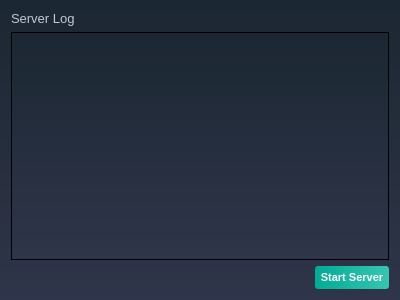
<?xml version="1.0" encoding="UTF-8"?>
<ui version="4.0">
 <class>ServerWindow</class>
 <widget class="QWidget" name="ServerWindow">
  <property name="geometry">
   <rect>
    <x>0</x>
    <y>0</y>
    <width>400</width>
    <height>300</height>
   </rect>
  </property>
  <property name="windowTitle">
   <string>Qt Simple Chat Server</string>
  </property>
  <property name="styleSheet">
   <string notr="true">/*-----QWidget-----*/

QWidget

{

	background-color: qlineargradient(spread:repeat, x1:1, y1:0, x2:1, y2:1, stop:0 rgba(27, 39, 50, 255),stop:1 rgba(47, 53, 74, 255));

	color: #000000;



}





/*-----QLabel-----*/

QLabel

{

	background-color: transparent;

	color: #c2c7d5;

	font-size: 13px;



}





/*-----QPushButton-----*/

QPushButton

{

	background-color: qlineargradient(spread:pad, x1:0, y1:0.511, x2:1, y2:0.511, stop:0 rgba(0, 172, 149, 255),stop:0.995192 rgba(54, 197, 177, 255));

	color: #fff;

	font-size: 11px;

	font-weight: bold;

	border: none;

	border-radius: 3px;

	padding: 5px;



}





QPushButton::pressed

{

	background-color: qlineargradient(spread:pad, x1:0, y1:0.511, x2:1, y2:0.511, stop:0 rgba(0, 207, 179, 255),stop:1 rgba(70, 255, 230, 255));



}





/*-----QCheckBox-----*/

QCheckBox

{

	background-color: transparent;

	color: #fff;

	font-size: 10px;

	font-weight: bold;

	border: none;

	border-radius: 5px;



}





/*-----QCheckBox-----*/

QCheckBox::indicator

{

    color: #b1b1b1;

    background-color: #323232;

    border: 1px solid darkgray;

    width: 12px;

    height: 12px;



}





QCheckBox::indicator:checked

{

    image:url(&quot;./ressources/check.png&quot;);

	background-color: qlineargradient(spread:pad, x1:0, y1:0.511, x2:1, y2:0.511, stop:0 rgba(0, 172, 149, 255),stop:0.995192 rgba(54, 197, 177, 255));;

    border: 1px solid #607cff;



}





QCheckBox::indicator:unchecked:hover

{

    border: 1px solid #08b099;



}





QCheckBox::disabled

{

	color: #656565;



}





QCheckBox::indicator:disabled

{

	background-color: #656565;

	color: #656565;

    border: 1px solid #656565;



}





/*-----QLineEdit-----*/

QLineEdit

{

	background-color: #c2c7d5;

	color: #000;

	font-weight: bold;

	border: none;

	border-radius: 2px;

	padding: 3px;



}







/*-----QListView-----*/

QListView

{

	background-color: qlineargradient(spread:pad, x1:1, y1:0, x2:1, y2:1, stop:0 rgba(50, 61, 80, 255),stop:1 rgba(44, 49, 69, 255));

	color: #fff;

	font-size: 12px;

	font-weight: bold;

	border: 1px solid #191919;

	show-decoration-selected: 0;



}





QListView::item

{

	color: #31cecb;

	background-color: #454e5e;

	border: none;

	padding: 5px;

	border-radius: 0px;

	padding-left : 10px;

	height: 42px;



}



QListView::item:selected

{

	color: #31cecb;

	background-color: #454e5e;



}





QListView::item:!selected

{

	color:white;

	background-color: transparent;

	border: none;

	padding-left : 10px;



}





QListView::item:!selected:hover

{

	color: #bbbcba;

	background-color: #454e5e;

	border: none;

	padding-left : 10px;



}





/*-----QTreeView-----*/

QTreeView 

{

	background-color: #232939;

	show-decoration-selected: 0;

	color: #c2c8d7;



}





QTreeView::item 

{

	border-top-color: transparent;

	border-bottom-color: transparent;



}





QTreeView::item:hover 

{

	background-color: #606060;

	color: #fff;



}





QTreeView::item:selected 

{

	background-color: #0ab19a;

	color: #fff;



}





QTreeView::item:selected:active

{

	background-color: #0ab19a;

	color: #fff;



}





QTreeView::branch:has-children:!has-siblings:closed,

QTreeView::branch:closed:has-children:has-siblings 

{

	image: url(://tree-closed.png);



}



QTreeView::branch:open:has-children:!has-siblings,

QTreeView::branch:open:has-children:has-siblings  

{

	image: url(://tree-open.png);



}





/*-----QTableView &amp; QTableWidget-----*/

QTableView

{

    background-color: #232939;

	border: 1px solid gray;

    color: #f0f0f0;

    gridline-color: #232939;

    outline : 0;



}





QTableView::disabled

{

    background-color: #242526;

    border: 1px solid #32414B;

    color: #656565;

    gridline-color: #656565;

    outline : 0;



}





QTableView::item:hover 

{

    background-color: #606060;

    color: #f0f0f0;



}





QTableView::item:selected 

{

	background-color: #0ab19a;

    color: #F0F0F0;



}





QTableView::item:selected:disabled

{

    background-color: #1a1b1c;

    border: 2px solid #525251;

    color: #656565;



}





QTableCornerButton::section

{

	background-color: #343a49;

    color: #fff;



}





QHeaderView::section

{

	color: #fff;

	border-top: 0px;

	border-bottom: 1px solid gray;

	border-right: 1px solid gray;

	background-color: #343a49;

    margin-top:1px;

	margin-bottom:1px;

	padding: 5px;



}





QHeaderView::section:disabled

{

    background-color: #525251;

    color: #656565;



}





QHeaderView::section:checked

{

    color: #fff;

    background-color: #0ab19a;



}





QHeaderView::section:checked:disabled

{

    color: #656565;

    background-color: #525251;



}





QHeaderView::section::vertical::first,

QHeaderView::section::vertical::only-one

{

    border-top: 1px solid #353635;



}





QHeaderView::section::vertical

{

    border-top: 1px solid #353635;



}





QHeaderView::section::horizontal::first,

QHeaderView::section::horizontal::only-one

{

    border-left: 1px solid #353635;



}





QHeaderView::section::horizontal

{

    border-left: 1px solid #353635;



}





/*-----QScrollBar-----*/

QScrollBar:horizontal 

{

    background-color: transparent;

    height: 8px;

    margin: 0px;

    padding: 0px;



}





QScrollBar::handle:horizontal 

{

    border: none;

	min-width: 100px;

    background-color: #56576c;



}





QScrollBar::add-line:horizontal, 

QScrollBar::sub-line:horizontal,

QScrollBar::add-page:horizontal, 

QScrollBar::sub-page:horizontal 

{

    width: 0px;

    background-color: transparent;



}





QScrollBar:vertical 

{

    background-color: transparent;

    width: 8px;

    margin: 0;



}





QScrollBar::handle:vertical 

{

    border: none;

	min-height: 100px;

    background-color: #56576c;



}





QScrollBar::add-line:vertical, 

QScrollBar::sub-line:vertical,

QScrollBar::add-page:vertical, 

QScrollBar::sub-page:vertical 

{

    height: 0px;

    background-color: transparent;



}

QGroupBox  {

    border: 1px solid gray;

    border-color: qlineargradient(spread:pad, x1:0, y1:0.511, x2:1, y2:0.511, stop:0 rgba(0, 172, 149, 255),stop:0.995192 rgba(54, 197, 177, 255));;

    margin-top: 27px;

    font-size: 14px;

    border-radius: 15px;

}



QGroupBox::title  {

    subcontrol-origin: margin;

    subcontrol-position: top center;

    padding: 5px 8000px 5px 8000px;

    background-color: qlineargradient(spread:pad, x1:0, y1:0.511, x2:1, y2:0.511, stop:0 rgba(0, 172, 149, 255),stop:0.995192 rgba(54, 197, 177, 255));;

    color: rgb(255, 255, 255);

}

QLineEdit {

    border: 2px solid gray;

    border-radius: 10px;

    padding: 0 8px;

    background: white;

    selection-background-color: darkgray;

}

QComboBox {

    border: 2px solid grey;

    border-radius: 10px;

    padding: 0 8px;

    min-width: 6em;

}



QComboBox:editable {

    background: white;

}



QComboBox:!editable, QComboBox::drop-down:editable {

     background: white;

}



/* QComboBox gets the &quot;on&quot; state when the popup is open */

QComboBox:!editable:on, QComboBox::drop-down:editable:on {

    background: qlineargradient(x1: 0, y1: 0, x2: 0, y2: 1,

                                stop: 0 #D3D3D3, stop: 0.4 #D8D8D8,

                                stop: 0.5 #DDDDDD, stop: 1.0 #E1E1E1);

}



QComboBox:on { /* shift the text when the popup opens */

    padding-top: 3px;

    padding-left: 4px;

}



QComboBox::drop-down {

    subcontrol-origin: padding;

    subcontrol-position: top right;

    width: 15px;



    border-left-width: 1px;

    border-left-color: darkgray;

    border-left-style: solid; /* just a single line */

    border-top-right-radius: 10px; /* same radius as the QComboBox */

    border-bottom-right-radius: 10px;

}



QComboBox::down-arrow {

    image: url(/usr/share/icons/crystalsvg/16x16/actions/1downarrow.png);

}



QComboBox::down-arrow:on { /* shift the arrow when popup is open */

    top: 1px;

    left: 1px;

}

QComboBox QAbstractItemView {

    border: 2px solid gray;

    selection-background-color: lightgray;

}

QTabWidget::pane { /* The tab widget frame */

    border-top: 2px solid #C2C7CB;

}



QTabWidget::tab-bar {

    left: 5px; /* move to the right by 5px */

}



/* Style the tab using the tab sub-control. Note that

    it reads QTabBar _not_ QTabWidget */

QTabBar::tab {

    background: qlineargradient(x1: 0, y1: 0, x2: 0, y2: 1,

                                stop: 0 #E1E1E1, stop: 0.4 #DDDDDD,

                                stop: 0.5 #D8D8D8, stop: 1.0 #D3D3D3);

    border: 2px solid qlineargradient(spread:pad, x1:0, y1:0.511, x2:1, y2:0.511, stop:0 rgba(0, 172, 149, 255),stop:0.995192 rgba(54, 197, 177, 255));;

    border-bottom-color: #C2C7CB; /* same as the pane color */

    border-top-left-radius: 4px;

    border-top-right-radius: 4px;

    min-width: 8ex;

    padding: 2px;

}



QTabBar::tab:selected, QTabBar::tab:hover {

    background: qlineargradient(spread:pad, x1:0, y1:0.511, x2:1, y2:0.511, stop:0 rgba(0, 172, 149, 255),stop:0.995192 rgba(54, 197, 177, 255));

}



QTabBar::tab:selected {

    border-color:qlineargradient(spread:pad, x1:0, y1:0.511, x2:1, y2:0.511, stop:0 rgba(0, 172, 149, 255),stop:0.995192 rgba(54, 197, 177, 255));

    border-bottom-color: #C2C7CB; /* same as pane color */

}



QTabBar::tab:!selected {

    margin-top: 2px; /* make non-selected tabs look smaller */

}



/* make use of negative margins for overlapping tabs */

QTabBar::tab:selected {

    /* expand/overlap to the left and right by 4px */

    margin-left: -4px;

    margin-right: -4px;

}



QTabBar::tab:first:selected {

    margin-left: 0; /* the first selected tab has nothing to overlap with on the left */

}



QTabBar::tab:last:selected {

    margin-right: 0; /* the last selected tab has nothing to overlap with on the right */

}



QTabBar::tab:only-one {

    margin: 0; /* if there is only one tab, we don't want overlapping margins */

}

QRadioButton{



	color:white;

	font:solid;

}

QDateEdit

{

    background-color: white;

	border: 2px solid grey;

    border-radius: 10px;

    padding: 0 8px;

    spacing: 5px; 

    min-width: 6em;

}





QDateEdit::drop-down {

    image: url(:/new/myapp/cbarrowdn.png);

    width:50px;

    height:15px;

    subcontrol-position: right top;

    subcontrol-origin:margin;

    background-color: white;

   	border: 2px solid grey;

    border-radius: 10px;

    padding: 0 8px;

    spacing: 5px; 

    min-width: 6em;

   spacing: 5px; 

}</string>
  </property>
  <layout class="QGridLayout" name="gridLayout">
   <item row="0" column="0" colspan="2">
    <widget class="QLabel" name="label">
     <property name="text">
      <string>Server Log</string>
     </property>
    </widget>
   </item>
   <item row="1" column="0" colspan="2">
    <widget class="QPlainTextEdit" name="logEditor">
     <property name="readOnly">
      <bool>true</bool>
     </property>
    </widget>
   </item>
   <item row="2" column="0">
    <spacer name="horizontalSpacer">
     <property name="orientation">
      <enum>Qt::Horizontal</enum>
     </property>
     <property name="sizeHint" stdset="0">
      <size>
       <width>298</width>
       <height>20</height>
      </size>
     </property>
    </spacer>
   </item>
   <item row="2" column="1">
    <widget class="QPushButton" name="startStopButton">
     <property name="text">
      <string>Start Server</string>
     </property>
    </widget>
   </item>
  </layout>
 </widget>
 <resources/>
 <connections/>
</ui>
